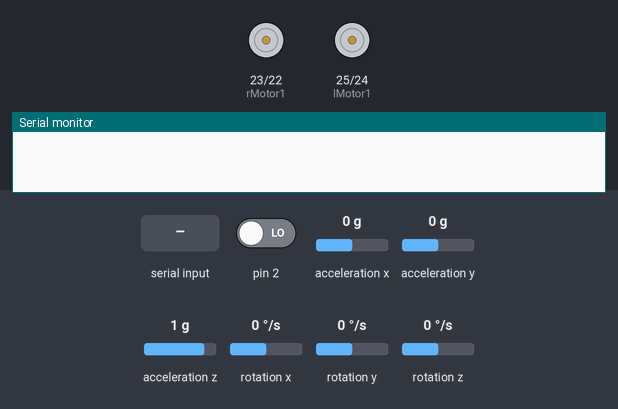
Bench run of a sketch on a simulated Arduino Mega 2560, built with avr-gcc and run on an emulated ATmega2560. On the bench: motor-driver pin pairs drawn as motors (green arrow = first pin HIGH = forward, orange = second pin HIGH = backward, longer = more drive, scaled by the enable pin), the last lines printed to the serial monitor. Inputs (shaded band) come from the test bench; at power-on: pin 2 LOW, acceleration x 0 g, acceleration y 0 g, acceleration z 1 g, rotation x 0 °/s, rotation y 0 °/s, rotation z 0 °/s. The sensor or clock chip raises its interrupt line as the real part does.

Above: at 1.7 s.
1.8 s: "1\n" received over Serial
At 2.9 s:
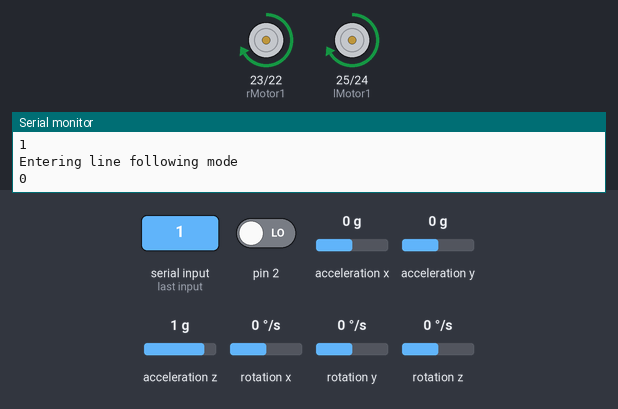
3.3 s: "2\n" received over Serial
At 4.7 s:
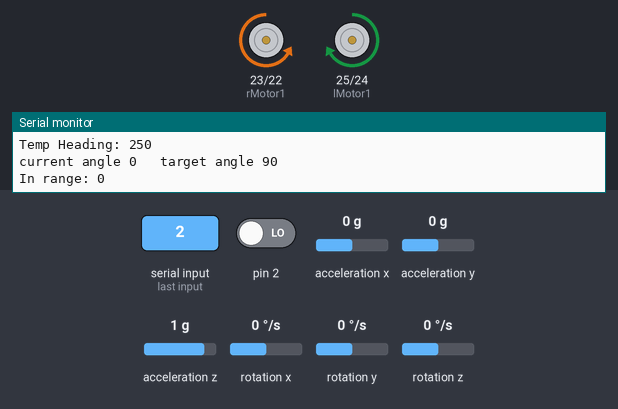
Timing chart, 0 to 6.3 s (numbered marks = the images above; inputs shaded):
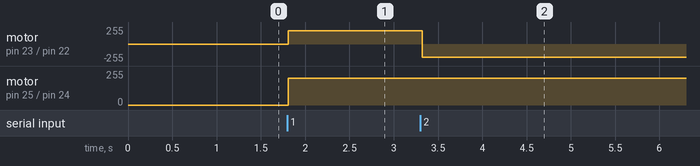

The sketch:

alpha_apriltags.ino
```cpp
/*     Arduino Color Sensing Tutorial
 *
 *  by Dejan Nedelkovski, www.HowToMechatronics.com
 *
 */

#include "I2Cdev.h"
#include "MPU6050_6Axis_MotionApps20.h"
#if I2CDEV_IMPLEMENTATION == I2CDEV_ARDUINO_WIRE
#include "Wire.h"
#endif

MPU6050 mpu;
#define OUTPUT_READABLE_YAWPITCHROLL

#define LED_PIN 13 // (Arduino is 13, Teensy is 11, Teensy++ is 6)
bool blinkState = false;

// MPU control/status vars
bool dmpReady = false;  // set true if DMP init was successful
uint8_t mpuIntStatus;   // holds actual interrupt status byte from MPU
uint8_t devStatus;      // return status after each device operation (0 = success, !0 = error)
uint16_t packetSize;    // expected DMP packet size (default is 42 bytes)
uint16_t fifoCount;     // count of all bytes currently in FIFO
uint8_t fifoBuffer[64]; // FIFO storage buffer

// orientation/motion vars
Quaternion q;           // [w, x, y, z]         quaternion container
VectorInt16 aa;         // [x, y, z]            accel sensor measurements
VectorInt16 aaReal;     // [x, y, z]            gravity-free accel sensor measurements
VectorInt16 aaWorld;    // [x, y, z]            world-frame accel sensor measurements
VectorFloat gravity;    // [x, y, z]            gravity vector
float euler[3];         // [psi, theta, phi]    Euler angle container
float ypr[3];           // [yaw, pitch, roll]   yaw/pitch/roll container and gravity vector


// ================================================================
// ===               INTERRUPT DETECTION ROUTINE                ===
// ================================================================

volatile bool mpuInterrupt = false;     // indicates whether MPU interrupt pin has gone high
void dmpDataReady() {
  mpuInterrupt = true;
}


#define S0 50           //previous - 4
#define S1 51           //previous - 5
#define S2 48           //previous - 9
#define S3 49           //previous - 10
#define sensorOut1 41   //previous - 8
#define sensorOut2 42   //previous - 9
#define sensorOut3 43   //previous - 10
#define sensorOut4 44
#define sensorOut5 45
#define sensorOut6 46
#define sensorOut7 47


#define lMotor1 25
#define lMotor2 24
#define lMotorPWM 8

#define rMotor1 23
#define rMotor2 22
#define rMotorPWM 9

#define triggerPin 6
#define echoPin 5

int frequencyRed[7] = {
  0};
int frequencyBlue[7] = {
  0};
int frequencyGreen[7] = {
  0};
int state;
double cm;
int effect= 0;

float *hsvM = new float[3];
float *hsvR = new float[3];
float *hsvER = new float[3];
float *hsvEER = new float[3];
float *hsvL = new float[3];
float *hsvEL = new float[3];
float *hsvEEL = new float[3];

int dir, pwmL, pwmR, dl, hueCount = 0;

void setup() {
#if I2CDEV_IMPLEMENTATION == I2CDEV_ARDUINO_WIRE
  Wire.begin();
  TWBR = 24; // 400kHz I2C clock (200kHz if CPU is 8MHz)
#elif I2CDEV_IMPLEMENTATION == I2CDEV_BUILTIN_FASTWIRE
  Fastwire::setup(400, true);
#endif
  Serial.begin(115200);
  while (!Serial);
  mpu.initialize();
  devStatus = mpu.dmpInitialize();

  // supply your own gyro offsets here, scaled for min sensitivity
  mpu.setXGyroOffset(14);
  mpu.setYGyroOffset(-74);
  mpu.setZGyroOffset(-27);
  mpu.setXAccelOffset(-735);
  mpu.setYAccelOffset(1282);
  mpu.setZAccelOffset(516);
  // make sure it worked (returns 0 if so)
  if (devStatus == 0) {
    // turn on the DMP, now that it's ready
    mpu.setDMPEnabled(true);
    attachInterrupt(0, dmpDataReady, RISING);
    mpuIntStatus = mpu.getIntStatus();

    dmpReady = true;

    packetSize = mpu.dmpGetFIFOPacketSize();
  }
  pinMode(rMotor1, OUTPUT);
  pinMode(rMotor2, OUTPUT);
  pinMode(rMotorPWM, OUTPUT);

  pinMode(lMotor1, OUTPUT);
  pinMode(lMotor2, OUTPUT);
  pinMode(lMotorPWM, OUTPUT);

  pinMode(S0, OUTPUT);
  pinMode(S1, OUTPUT);
  pinMode(S2, OUTPUT);
  pinMode(S3, OUTPUT);
  pinMode(sensorOut1, INPUT);
  pinMode(sensorOut2, INPUT);
  pinMode(sensorOut3, INPUT);
  pinMode(sensorOut4, INPUT);

  pinMode(triggerPin, OUTPUT);
  pinMode(echoPin, INPUT);
  // Setting frequency-scaling to 20%
  digitalWrite(S0,HIGH);
  digitalWrite(S1,LOW);

}

boolean useMapping = true;
boolean printSensor1 = false;
boolean printSensor2 = false;
boolean printSensor3 = false;
boolean printSensor4 = false;
boolean printSensor5 = false;
boolean printSensor6 = false;
boolean printSensor7 = false;
boolean reached= false;
boolean reached2= false;
boolean turned = false;

//Move Robot
void moveBot(int dir, int Lpwm, int Rpwm){
  analogWrite(lMotorPWM, Lpwm);
  analogWrite(rMotorPWM, Rpwm);
  delay(10);

  switch(dir){
  case 1:
    digitalWrite(lMotor1, HIGH);
    digitalWrite(lMotor2, LOW);
    digitalWrite(rMotor1, HIGH);
    digitalWrite(rMotor2, LOW);
    break;

  case 2:
    digitalWrite(lMotor1, LOW);
    digitalWrite(lMotor2, HIGH);
    digitalWrite(rMotor1, LOW);
    digitalWrite(rMotor2, HIGH);
    break;

  case 3:
    digitalWrite(lMotor1, LOW);
    digitalWrite(lMotor2, HIGH);
    digitalWrite(rMotor1, HIGH);
    digitalWrite(rMotor2, LOW);
    break;

  case 4:
    digitalWrite(lMotor1, HIGH);
    digitalWrite(lMotor2, LOW);
    digitalWrite(rMotor1, LOW);
    digitalWrite(rMotor2, HIGH);
    break;

  default:
    digitalWrite(lMotor1, LOW);
    digitalWrite(lMotor2, LOW);
    digitalWrite(rMotor1, LOW);
    digitalWrite(rMotor2, LOW);
    analogWrite(lMotorPWM, 0);
    analogWrite(rMotorPWM, 0);
  }
}

//RGB2HSV conversion and helper functions
float fract(float x) {
  return x - int(x);
}

float mix(float a, float b, float t) {
  return a + (b - a) * t;
}

float step(float e, float x) {
  return x < e ? 0.0 : 1.0;
}

void rgb2hsv(int r, int g, int b, float* hsv) {
  float s = step(b, g);
  float px = mix(b, g, s);
  float py = mix(g, b, s);
  float pz = mix(-1.0, 0.0, s);
  float pw = mix(0.6666666, -0.3333333, s);
  s = step(px, r);
  float qx = mix(px, r, s);
  float qz = mix(pw, pz, s);
  float qw = mix(r, px, s);
  float d = qx - min(qw, py);
  hsv[0] = abs(qz + (qw - py) / (6.0 * d + 1e-10));
  hsv[1] = d / (qx + 1e-10);
  hsv[2] = qx;
}

double microsecondsToCM(long duration){
  return (double)duration/58 ;
}

double readUltraSonic(){
  digitalWrite(triggerPin, LOW);
  delayMicroseconds(2);
  digitalWrite(triggerPin, HIGH);
  delayMicroseconds(10);
  digitalWrite(triggerPin, LOW);
  long duration = pulseIn(echoPin, HIGH, 11600);
  double cm = microsecondsToCM(duration);
  if(duration == 0){
    cm = 200;
  }
  return cm;
}

//Main function


void getSensorValues()
{
  cm = readUltraSonic();

  // Setting red filtered photodiodes to be read
  digitalWrite(S2,LOW);
  digitalWrite(S3,LOW);
  // Reading the output frequency
  frequencyRed[0] = pulseIn(sensorOut1, LOW);
  frequencyRed[1] = pulseIn(sensorOut2, LOW);
  frequencyRed[2] = pulseIn(sensorOut3, LOW);
  frequencyRed[3] = pulseIn(sensorOut4, LOW);
  frequencyRed[4] = pulseIn(sensorOut5, LOW);
  frequencyRed[5] = pulseIn(sensorOut6, LOW);
  frequencyRed[6] = pulseIn(sensorOut7, LOW);
  //Remaping the value of the frequency to the RGB Model of 0 to 255
  if(useMapping){
    frequencyRed[0] = map(frequencyRed[0], 289,1902,255,0);
    frequencyRed[1] = map(frequencyRed[1], 262,1923,255,0);
    frequencyRed[2] = map(frequencyRed[2], 287,2048,255,0);
    frequencyRed[3] = map(frequencyRed[3], 256,1835,255,0);
    frequencyRed[4] = map(frequencyRed[4], 260,1984,255,0);
    frequencyRed[5] = map(frequencyRed[5], 247,2026,255,0);
    frequencyRed[6] = map(frequencyRed[6], 279,2265,255,0);
  }
  delay(10);

  // Setting Green filtered photodiodes to be read
  digitalWrite(S2,HIGH);
  digitalWrite(S3,HIGH);
  // Reading the output frequency
  frequencyGreen[0] = pulseIn(sensorOut1, LOW);
  frequencyGreen[1] = pulseIn(sensorOut2, LOW);
  frequencyGreen[2] = pulseIn(sensorOut3, LOW);
  frequencyGreen[3] = pulseIn(sensorOut4, LOW);
  frequencyGreen[4] = pulseIn(sensorOut5, LOW);
  frequencyGreen[5] = pulseIn(sensorOut6, LOW);
  frequencyGreen[6] = pulseIn(sensorOut7, LOW);
  //Remaping the value of the frequency to the RGB Model of 0 to 255
  if(useMapping){
    frequencyGreen[0] = map(frequencyGreen[0], 258,1786,255,0);
    frequencyGreen[1] = map(frequencyGreen[1], 254,1862,255,0);
    frequencyGreen[2] = map(frequencyGreen[2], 264,1942,255,0);
    frequencyGreen[3] = map(frequencyGreen[3], 245,1787,255,0);
    frequencyGreen[4] = map(frequencyGreen[4], 245,1887,255,0);
    frequencyGreen[5] = map(frequencyGreen[5], 225,1843,255,0);
    frequencyGreen[6] = map(frequencyGreen[6], 259,2110,255,0);
  }

  delay(10);

  // Setting Blue filtered photodiodes to be read
  digitalWrite(S2,LOW);
  digitalWrite(S3,HIGH);
  // Reading the output frequency
  frequencyBlue[0] = pulseIn(sensorOut1, LOW);
  frequencyBlue[1] = pulseIn(sensorOut2, LOW);
  frequencyBlue[2] = pulseIn(sensorOut3, LOW);
  frequencyBlue[3] = pulseIn(sensorOut4, LOW);
  frequencyBlue[4] = pulseIn(sensorOut5, LOW);
  frequencyBlue[5] = pulseIn(sensorOut6, LOW);
  frequencyBlue[6] = pulseIn(sensorOut7, LOW);
  //Remaping the value of the frequency to the RGB Model of 0 to 255
  if(useMapping){
    frequencyBlue[0] = map(frequencyBlue[0], 208,1380,255,0);
    frequencyBlue[1] = map(frequencyBlue[1], 197,1385,255,0);
    frequencyBlue[2] = map(frequencyBlue[2], 216,1506,255,0);
    frequencyBlue[3] = map(frequencyBlue[3], 188,1322,255,0);
    frequencyBlue[4] = map(frequencyBlue[4], 180,1417,255,0);
    frequencyBlue[5] = map(frequencyBlue[5], 175,1397,255,0);
    frequencyBlue[6] = map(frequencyBlue[6], 195,1576,255,0);
  }
  if(printSensor1){
    // Printing the value on the serial monitor
    Serial.print("EER: r");//printing name
    Serial.print(frequencyRed[0]);
    Serial.print(", g");
    Serial.print(frequencyGreen[0]);
    Serial.print(", b");
    Serial.print(frequencyBlue[0]);
    Serial.print(" ");
  }
  if(printSensor2){
    // Printing the value on the serial monitor
    Serial.print("ER: r");//printing name
    Serial.print(frequencyRed[1]);
    Serial.print(", g");
    Serial.print(frequencyGreen[1]);
    Serial.print(", b");
    Serial.print(frequencyBlue[1]);
    Serial.print(" ");
  }
  if(printSensor3){
    // Printing the value on the serial monitor
    Serial.print("R: r");//printing name
    Serial.print(frequencyRed[2]);//printing RED color frequency
    Serial.print(", g");
    Serial.print(frequencyGreen[2]);
    Serial.print(", ");
    Serial.print(frequencyBlue[2]);
    Serial.print(" b");
  }
  if(printSensor4){
    // Printing the value on the serial monitor
    Serial.print("M: r");//printing name
    Serial.print(frequencyRed[3]);//printing RED color frequency
    Serial.print(", g");
    Serial.print(frequencyGreen[3]);
    Serial.print(", b");
    Serial.print(frequencyBlue[3]);
    Serial.print(" ");
  }
  if(printSensor5){
    // Printing the value on the serial monitor
    Serial.print("L: r");//printing name
    Serial.print(frequencyRed[4]);
    Serial.print(", g");
    Serial.print(frequencyGreen[4]);
    Serial.print(", b");
    Serial.print(frequencyBlue[4]);
    Serial.print(" ");
  }
  if(printSensor6){
    // Printing the value on the serial monitor
    Serial.print("EL: r");//printing name
    Serial.print(frequencyRed[5]);//printing RED color frequency
    Serial.print(", g");
    Serial.print(frequencyGreen[5]);
    Serial.print(", b");
    Serial.print(frequencyBlue[5]);
    Serial.print(" ");
  }
  if(printSensor7){
    // Printing the value on the serial monitor
    Serial.print("EEL: r");//printing name
    Serial.print(frequencyRed[6]);//printing RED color frequency
    Serial.print(", g");
    Serial.print(frequencyGreen[6]);
    Serial.print(", b");
    Serial.print(frequencyBlue[6]);
    Serial.println(" ");
  }
  delay(10);

  rgb2hsv(frequencyRed[0], frequencyGreen[0], frequencyBlue[0], hsvEER);
  rgb2hsv(frequencyRed[1], frequencyGreen[1], frequencyBlue[1], hsvER);
  rgb2hsv(frequencyRed[2], frequencyGreen[2], frequencyBlue[2], hsvR);
  rgb2hsv(frequencyRed[3], frequencyGreen[3], frequencyBlue[3], hsvM);
  rgb2hsv(frequencyRed[4], frequencyGreen[4], frequencyBlue[4], hsvL);
  rgb2hsv(frequencyRed[5], frequencyGreen[5], frequencyBlue[5], hsvEL);
  rgb2hsv(frequencyRed[6], frequencyGreen[6], frequencyBlue[6], hsvEEL);
  int layer=0;
  Serial.print(hsvEER[layer]);
  Serial.print(", ");
  Serial.print(hsvER[layer]);
  Serial.print(", ");
  Serial.print(hsvR[layer]);
  Serial.print(", ");
  Serial.print(hsvM[layer]);
  Serial.print(", ");
  Serial.print(hsvL[layer]);
  Serial.print(", ");
  Serial.print(hsvEL[layer]);
  Serial.print(", ");
  Serial.println(hsvEEL[layer]);
}

int getHeading() {
  // if programming failed, don't try to do anything
  if (!dmpReady) return 250;

  // reset interrupt flag and get INT_STATUS byte
  mpuInterrupt = false;
  mpuIntStatus = mpu.getIntStatus();

  // get current FIFO count
  fifoCount = mpu.getFIFOCount();

  // check for overflow (this should never happen unless our code is too inefficient)
  if ((mpuIntStatus & 0x10) || fifoCount == 1024) {
    // reset so we can continue cleanly
    mpu.resetFIFO();
    //    Serial.println(F("FIFO overflow!"));

    // otherwise, check for DMP data ready interrupt (this should happen frequently)
  }
  else if (mpuIntStatus & 0x02) {
    // wait for correct available data length, should be a VERY short wait
    while (fifoCount < packetSize) fifoCount = mpu.getFIFOCount();

    // read a packet from FIFO
    mpu.getFIFOBytes(fifoBuffer, packetSize);

    // track FIFO count here in case there is > 1 packet available
    // (this lets us immediately read more without waiting for an interrupt)
    fifoCount -= packetSize;


#ifdef OUTPUT_READABLE_YAWPITCHROLL
    // display Euler angles in degrees
    mpu.dmpGetQuaternion(&q, fifoBuffer);
    mpu.dmpGetGravity(&gravity, &q);
    mpu.dmpGetYawPitchRoll(ypr, &q, &gravity);
    //Serial.print(ypr[0] * 180 / M_PI);
    return (ypr[0] * 180 / M_PI);
#endif
  }
  return 250;
}
int getAngle()
{
  int temp=250;
  while (abs(temp)>180){
    Serial.print("Temp Heading: ");
    Serial.println(temp);
    temp=getHeading();
  }
  return temp;

}

bool getTarget(int initial,int currentAngle, int turnAngle)
{
  int final = initial+turnAngle;
  if (final < -180)
  {
    final = final + 360;
  }
  else if(final > 180)
  {
    final =-360 + final;
  }
  Serial.print("target angle ");
  Serial.println(final);
  if (final+10 >180){
    //Serial.println("  target near to 180 ");
    bool inRange = ((currentAngle > final - 10) || (currentAngle < final - 350));
    return inRange;
  }
  else if(final-10 < -180){
    bool inRange = ((currentAngle > final + 350) || (currentAngle < final + 10));
    //Serial.print("Within the range: ");
    //Serial.println(inRange);
    return inRange;
  }
  else{
    bool inRange = ((currentAngle > final - 10) && (currentAngle < final+10));
    return inRange;
  }
}
int getSerial(){
  if(Serial.available()){
    return Serial.read() - '0';
  }

}
void followLine()
{
  while(!reached){
    getSensorValues();
    dir = 5;
    pwmL = 128;
    pwmR = 128;
    dl = 1;

    if(hsvEER[2] < 230){
      //Serial.println("Trun right.... right now...");
      dir = 4;
      dl = 50;
    }
    else if(hsvEEL[2] < 230){
      //Serial.println("Trun left......right now...");
      dir = 3;
      dl  = 50;
    }
    else if(hsvER[2] < 230){
      //Serial.println("Trun right...");
      dir = 4;
      pwmL = 210;
      pwmR = 64;
      dl = 50;
    }
    else if(hsvEL[2] < 230){
      //Serial.println("Turn left.....");
      dir = 3;
      pwmL = 64;
      pwmR = 210;
      dl = 50;
    }
    else if(hsvR[2] < 230){
      //Serial.println("Trun right....aaram se...");
      dir = 1;
      pwmR = 0;
      pwmL = 128;
      dl = 10;
    }
    else if(hsvL[2] < 230){
      //Serial.println("Turn left.... aaram se...");
      dir = 1;
      pwmL = 0;
      pwmR = 128;
      dl = 10;
    }
    else if(hsvM[2] < 230){
      //Serial.println("Move staright....");
      dir = 1;
      dl = 10;
    }
//    if((hsvEER[0] > 0.60 && hsvEER[0] < 0.65) || (hsvER[0] > 0.60 && hsvER[0] < 0.65) || (hsvR[0] > 0.6 && hsvR[0] < 0.65) ||
//      (hsvEEL[0] > 0.60 && hsvEEL[0] < 0.65) || (hsvEL[0] > 0.60 && hsvEL[0] < 0.65) || (hsvL[0] > 0.60 && hsvL[0] < 0.65) ||
//      (hsvM[0] > 0.60 && hsvM[0] < 0.65)){
      if (hsvEER[0] > 0.60 && hsvEER[0] < 0.65)
        hueCount++;
      if (hsvER[0] > 0.60 && hsvEER[0] < 0.65)
        hueCount++;
      if (hsvR[0] > 0.60 && hsvEER[0] < 0.65)
        hueCount++;
      if (hsvM[0] > 0.60 && hsvEER[0] < 0.65)
        hueCount++;
      if (hsvL[0] > 0.60 && hsvEER[0] < 0.65)
        hueCount++;
      if (hsvEL[0] > 0.60 && hsvEER[0] < 0.65)
        hueCount++;
      if (hsvEEL[0] > 0.60 && hsvEER[0] < 0.65)
        hueCount++;
      Serial.println("Counting hues");


    if(hueCount > 5){
      Serial.println("STOP!!");
      dir=5;
      reached =true;
    }
    hueCount=0;

    if(cm < 40){
      Serial.println("Obstacle!!");
      dir = 5;
    }
    moveBot(dir,pwmL,pwmR);
   if (reached==true){

   return;}
  }
}

void turnAround(int turnAngle)
{
  int initialAngle = getAngle();
  int currentAngle = initialAngle;
  //int targetAngle = getTarget(initialAngle);
  while (true)
  {
    dir = 4;
    pwmL = 200;
    pwmR = 200;
    dl = 10;
    moveBot(dir,pwmL,pwmR);
    currentAngle=getAngle();
    Serial.print("current angle ");
    Serial.print(currentAngle);
    Serial. print("   ");
    bool inRange = getTarget(initialAngle, currentAngle, turnAngle);
    Serial.print("In range: ");
    Serial.println(inRange);
    if(inRange == true)
      break;
  }
  Serial.println("out of the loop");
  moveBot(5, 0, 0);
  delay(10);
}
void go_straight()
  {
    moveBot(1,200,200);
  }
void loop() {
  while(Serial.available() == 0) { }
  state = Serial.parseInt();
  Serial.flush();
  Serial.println(state);

  if (state==1){
    Serial.println("Entering line following mode");
    go_straight();
  }
   else if (state==2){
    Serial.println("Turning");
    turnAround(90);
//    followLine();
    //turnAround();
    state=3;
    Serial.println("Done");
  }
}
```

Measured:
- after the input at 1.8 s, motor on pin 23 (rMotor1) / pin 22 (rMotor2), motor on pin 25 (lMotor1) / pin 24 (lMotor2): stopped → forward 200/255 at once
- after the input at 3.3 s, motor on pin 23 (rMotor1) / pin 22 (rMotor2): forward 200/255 → backward 200/255 at once
